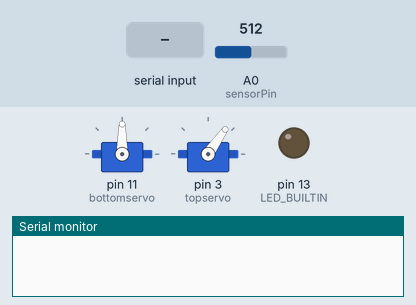
Bench run of a sketch on a simulated Arduino Uno, built with avr-gcc and run on an emulated ATmega328P. Parts: 2 × servo, output pins drawn as LEDs (lit = HIGH), the last lines printed to the serial monitor. The test bench sets the inputs (shaded band); at power-on: A0 (sensorPin) = 512.

Above: at 1.2 s.
1.3 s: "run" received over Serial
At 2.65 s:
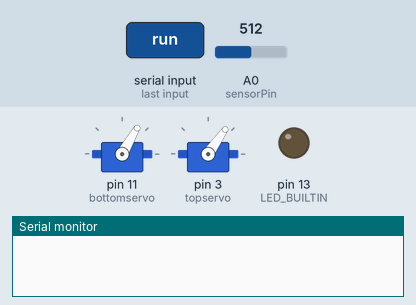
At 3.43 s:
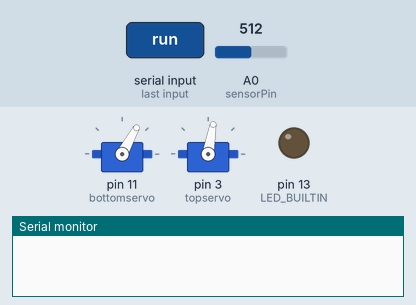
4.3 s: A0 (sensorPin) set to 248
7.3 s: A0 (sensorPin) set to 228
At 14.06 s:
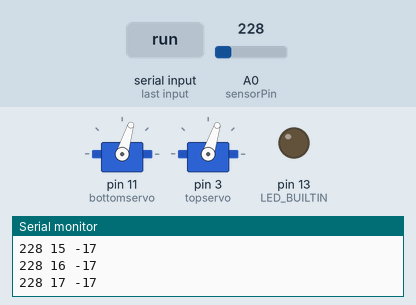
Timing chart, 0 to 21.5 s (numbered marks = the images above; inputs shaded):
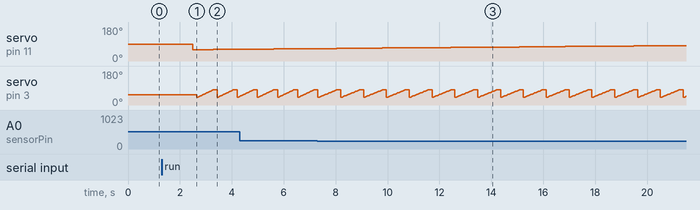

Measured:
- the behaviour switches between 240 and 239 on A0 (sensorPin) (found by bisection; images 2 and 3)

The sketch:

scanner.ino
```cpp
#include <Servo.h>

Servo bottomservo;  // create servo object to control a servo
Servo topservo;

// variables to store the servo positions/sensor value & pin
int bottompos = 90;    // 100 left, 60 right 90 d
int toppos = 55; // 40 top, 80 bottom 55 d
const int BOTTOM_ZERO = 90;
const int TOP_ZERO = 55;
const int MAX_SENSOR = 170; // 28"
const int MIN_SENSOR = 239; // 20"
int sensorValue = 0;
int sensorPin = A0;
bool runFlag = false;

void setup() {
  bottomservo.attach(11);  // attaches the servo on pin 9 to the servo object
  bottomservo.write(bottompos);
  topservo.attach(3);
  topservo.write(toppos);
  Serial.begin(9600);
  pinMode(LED_BUILTIN, OUTPUT);
  digitalWrite(LED_BUILTIN, LOW);
}

// 3D Scanning

void loop() {
  if (!runFlag) {
      String serial_string = Serial.readString();
      serial_string.trim();
      if (serial_string == "run") {
        runFlag = true;
        delay(200);
      }
  } else if (runFlag) {
    scan_sequence();
    delay(200);
    runFlag = false;
  }
}

void scan_sequence() {
  for (bottompos = 60; bottompos <= 100; bottompos += 1) {
    bottomservo.write(bottompos);
    delay(150);
    for (toppos = 40; toppos <= 80; toppos += 1) {
      topservo.write(toppos);
      delay(15);
      if (analogRead(sensorPin) >= MAX_SENSOR && analogRead(sensorPin) <= MIN_SENSOR) {
        Serial.print(analogRead(sensorPin));
        Serial.print(" ");
        Serial.print(toppos - TOP_ZERO);
        Serial.print(" ");
        Serial.println(bottompos - BOTTOM_ZERO);
        delay(2);
      }
    }
  }
  Serial.println("scan done");
}

// Calibration

// void loop() {
//   bottomservo.write(bottompos);
//   topservo.write(toppos);
//   Serial.println(analogRead(sensorPin));
// }
```
